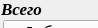
    <widget class="QWidget" name="page_2">
     <property name="geometry">
      <rect>
       <x>0</x>
       <y>0</y>
       <width>98</width>
       <height>28</height>
      </rect>
     </property>
     <attribute name="label">
      <string>Список участников</string>
     </attribute>
     <widget class="QLabel" name="label_dolg_R">
      <property name="geometry">
       <rect>
        <x>10</x>
        <y>370</y>
        <width>221</width>
        <height>21</height>
       </rect>
      </property>
      <property name="font">
       <font>
        <family>Times New Roman</family>
        <pointsize>12</pointsize>
        <weight>75</weight>
        <italic>true</italic>
        <bold>true</bold>
       </font>
      </property>
      <property name="text">
       <string>Игроков без лицензии:</string>
      </property>
     </widget>
     <widget class="QCheckBox" name="checkBox_find_player">
      <property name="geometry">
       <rect>
        <x>10</x>
        <y>430</y>
        <width>211</width>
        <height>20</height>
       </rect>
      </property>
      <property name="font">
       <font>
        <family>Times</family>
        <pointsize>13</pointsize>
        <weight>50</weight>
        <bold>false</bold>
       </font>
      </property>
      <property name="text">
       <string>Поиск спортсмена</string>
      </property>
      <property name="checkable">
       <bool>true</bool>
      </property>
     </widget>
     <widget class="Line" name="line_4">
      <property name="geometry">
       <rect>
        <x>0</x>
        <y>420</y>
        <width>232</width>
        <height>16</height>
       </rect>
      </property>
      <property name="orientation">
       <enum>Qt::Horizontal</enum>
      </property>
     </widget>
     <widget class="QLabel" name="label_predzayavka">
      <property name="geometry">
       <rect>
        <x>10</x>
        <y>400</y>
        <width>221</width>
        <height>21</height>
       </rect>
      </property>
      <property name="font">
       <font>
        <family>Times New Roman</family>
        <pointsize>12</pointsize>
        <weight>75</weight>
        <italic>true</italic>
        <bold>true</bold>
       </font>
      </property>
      <property name="text">
       <string>Игроков по предзаяке:</string>
      </property>
     </widget>
     <widget class="QLabel" name="label_46">
      <property name="geometry">
       <rect>
        <x>1</x>
        <y>0</y>
        <width>231</width>
        <height>17</height>
       </rect>
      </property>
      <property name="font">
       <font>
        <family>Times New Roman</family>
        <pointsize>13</pointsize>
        <weight>75</weight>
        <italic>true</italic>
        <bold>true</bold>
       </font>
      </property>
      <property name="text">
       <string>Всего</string>
      </property>
     </widget>
     <widget class="QWidget" name="layoutWidget">
      <property name="geometry">
       <rect>
        <x>3</x>
        <y>20</y>
        <width>239</width>
        <height>341</height>
       </rect>
      </property>
      <layout class="QVBoxLayout" name="verticalLayout_5">
       <property name="spacing">
        <number>1</number>
       </property>
       <item>
        <layout class="QHBoxLayout" name="horizontalLayout_8">
         <property name="spacing">
          <number>1</number>
         </property>
         <item>
          <layout class="QHBoxLayout" name="horizontalLayout_27">
           <item>
            <widget class="QPushButton" name="Button_add_edit_player">
             <property name="font">
              <font>
               <family>Courier New</family>
               <pointsize>12</pointsize>
               <italic>false</italic>
              </font>
             </property>
             <property name="text">
              <string>Добавить</string>
             </property>
            </widget>
           </item>
           <item>
            <widget class="QPushButton" name="Button_del_player">
             <property name="sizePolicy">
              <sizepolicy hsizetype="Minimum" vsizetype="Fixed">
               <horstretch>0</horstretch>
               <verstretch>0</verstretch>
              </sizepolicy>
             </property>
             <property name="font">
              <font>
               <family>Courier New</family>
               <pointsize>12</pointsize>
               <italic>false</italic>
              </font>
             </property>
             <property name="text">
              <string>Удалить</string>
             </property>
            </widget>
           </item>
          </layout>
         </item>
        </layout>
       </item>
       <item>
        <widget class="QGroupBox" name="groupBox_2">
         <property name="sizePolicy">
          <sizepolicy hsizetype="Preferred" vsizetype="MinimumExpanding">
           <horstretch>0</horstretch>
           <verstretch>0</verstretch>
          </sizepolicy>
         </property>
         <property name="font">
          <font>
           <pointsize>13</pointsize>
           <weight>75</weight>
           <bold>true</bold>
          </font>
         </property>
         <property name="title">
          <string>Фильтр</string>
         </property>
         <widget class="QWidget" name="layoutWidget">
          <property name="geometry">
           <rect>
            <x>3</x>
            <y>28</y>
            <width>231</width>
            <height>117</height>
           </rect>
          </property>
          <layout class="QVBoxLayout" name="verticalLayout_54">
           <property name="spacing">
            <number>1</number>
           </property>
           <item>
            <layout class="QVBoxLayout" name="verticalLayout_6">
             <property name="spacing">
              <number>1</number>
             </property>
             <item>
              <layout class="QHBoxLayout" name="horizontalLayout_24">
               <property name="spacing">
                <number>2</number>
               </property>
               <property name="leftMargin">
                <number>4</number>
               </property>
               <item>
                <widget class="QLabel" name="label_67">
                 <property name="font">
                  <font>
                   <family>Times New Roman</family>
                   <pointsize>12</pointsize>
                   <italic>true</italic>
                  </font>
                 </property>
                 <property name="text">
                  <string>Регионы</string>
                 </property>
                </widget>
               </item>
               <item>
                <widget class="QComboBox" name="comboBox_fltr_region">
                 <property name="sizePolicy">
                  <sizepolicy hsizetype="Expanding" vsizetype="Fixed">
                   <horstretch>0</horstretch>
                   <verstretch>0</verstretch>
                  </sizepolicy>
                 </property>
                 <property name="font">
                  <font>
                   <family>Times New Roman</family>
                   <pointsize>12</pointsize>
                  </font>
                 </property>
                 <property name="editable">
                  <bool>false</bool>
                 </property>
                </widget>
               </item>
              </layout>
             </item>
             <item>
              <layout class="QHBoxLayout" name="horizontalLayout_25">
               <property name="spacing">
                <number>2</number>
               </property>
               <property name="leftMargin">
                <number>12</number>
               </property>
               <item>
                <widget class="QLabel" name="label_75">
                 <property name="font">
                  <font>
                   <family>Times New Roman</family>
                   <pointsize>12</pointsize>
                   <italic>true</italic>
                  </font>
                 </property>
                 <property name="text">
                  <string>Города</string>
                 </property>
                </widget>
               </item>
               <item>
                <widget class="QComboBox" name="comboBox_fltr_city">
                 <property name="sizePolicy">
                  <sizepolicy hsizetype="Expanding" vsizetype="Fixed">
                   <horstretch>0</horstretch>
                   <verstretch>0</verstretch>
                  </sizepolicy>
                 </property>
                 <property name="font">
                  <font>
                   <family>Times New Roman</family>
                   <pointsize>12</pointsize>
                  </font>
                 </property>
                 <property name="editable">
                  <bool>false</bool>
                 </property>
                 <property name="insertPolicy">
                  <enum>QComboBox::InsertAlphabetically</enum>
                 </property>
                </widget>
               </item>
              </layout>
             </item>
             <item>
              <layout class="QHBoxLayout" name="horizontalLayout_26">
               <property name="spacing">
                <number>2</number>
               </property>
               <property name="leftMargin">
                <number>3</number>
               </property>
               <item>
                <widget class="QLabel" name="label_66">
                 <property name="font">
                  <font>
                   <family>Times New Roman</family>
                   <pointsize>12</pointsize>
                   <italic>true</italic>
                  </font>
                 </property>
                 <property name="text">
                  <string>Тренеры</string>
                 </property>
                </widget>
               </item>
               <item>
                <widget class="QComboBox" name="comboBox_fltr_coach">
                 <property name="sizePolicy">
                  <sizepolicy hsizetype="Expanding" vsizetype="Fixed">
                   <horstretch>0</horstretch>
                   <verstretch>0</verstretch>
                  </sizepolicy>
                 </property>
                 <property name="font">
                  <font>
                   <family>Times New Roman</family>
                   <pointsize>12</pointsize>
                  </font>
                 </property>
                 <property name="editable">
                  <bool>false</bool>
                 </property>
                 <property name="insertPolicy">
                  <enum>QComboBox::InsertAlphabetically</enum>
                 </property>
                </widget>
               </item>
              </layout>
             </item>
            </layout>
           </item>
           <item>
            <layout class="QHBoxLayout" name="horizontalLayout_23">
             <property name="spacing">
              <number>1</number>
             </property>
             <item>
              <widget class="QPushButton" name="Button_fltr_list">
               <property name="sizePolicy">
                <sizepolicy hsizetype="Expanding" vsizetype="Fixed">
                 <horstretch>0</horstretch>
                 <verstretch>0</verstretch>
                </sizepolicy>
               </property>
               <property name="font">
                <font>
                 <family>Times New Roman</family>
                 <pointsize>10</pointsize>
                 <italic>true</italic>
                </font>
               </property>
               <property name="text">
                <string>Применить</string>
               </property>
              </widget>
             </item>
             <item>
              <widget class="QPushButton" name="Button_reset_fltr_list">
               <property name="sizePolicy">
                <sizepolicy hsizetype="Expanding" vsizetype="Fixed">
                 <horstretch>0</horstretch>
                 <verstretch>0</verstretch>
                </sizepolicy>
               </property>
               <property name="font">
                <font>
                 <family>Times New Roman</family>
                 <pointsize>10</pointsize>
                 <italic>true</italic>
                </font>
               </property>
               <property name="text">
                <string>Сбросить</string>
               </property>
              </widget>
             </item>
            </layout>
           </item>
          </layout>
         </widget>
        </widget>
       </item>
       <item>
        <widget class="QGroupBox" name="groupBox">
         <property name="sizePolicy">
          <sizepolicy hsizetype="Preferred" vsizetype="Preferred">
           <horstretch>0</horstretch>
           <verstretch>0</verstretch>
          </sizepolicy>
         </property>
         <property name="font">
          <font>
           <pointsize>13</pointsize>
           <weight>75</weight>
           <bold>true</bold>
          </font>
         </property>
         <property name="title">
          <string>Сортировка</string>
         </property>
         <layout class="QHBoxLayout" name="horizontalLayout_7">
          <property name="spacing">
           <number>1</number>
          </property>
          <property name="leftMargin">
           <number>0</number>
          </property>
          <property name="topMargin">
           <number>0</number>
          </property>
          <property name="rightMargin">
           <number>1</number>
          </property>
          <property name="bottomMargin">
           <number>0</number>
          </property>
          <item>
           <widget class="QPushButton" name="Button_sort_Name">
            <property name="font">
             <font>
              <family>Courier New</family>
              <pointsize>10</pointsize>
              <weight>50</weight>
              <bold>false</bold>
             </font>
            </property>
            <property name="text">
             <string>По
алфавиту</string>
            </property>
           </widget>
          </item>
          <item>
           <widget class="QPushButton" name="Button_sort_R">
            <property name="font">
             <font>
              <family>Courier New</family>
              <pointsize>10</pointsize>
              <weight>50</weight>
              <bold>false</bold>
             </font>
            </property>
            <property name="text">
             <string>По
рейтингу</string>
            </property>
           </widget>
          </item>
          <item>
           <widget class="QPushButton" name="Button_sort_mesto">
            <property name="font">
             <font>
              <family>Courier New</family>
              <pointsize>10</pointsize>
              <weight>50</weight>
              <bold>false</bold>
             </font>
            </property>
            <property name="text">
             <string>По 
месту</string>
            </property>
           </widget>
          </item>
         </layout>
        </widget>
       </item>
       <item>
        <layout class="QHBoxLayout" name="horizontalLayout_28">
         <property name="spacing">
          <number>1</number>
         </property>
         <item>
          <layout class="QVBoxLayout" name="verticalLayout_7">
           <property name="spacing">
            <number>0</number>
           </property>
           <property name="leftMargin">
            <number>6</number>
           </property>
           <item>
            <widget class="QCheckBox" name="checkBox_6">
             <property name="font">
              <font>
               <family>Courier New</family>
               <pointsize>11</pointsize>
               <weight>50</weight>
               <bold>false</bold>
              </font>
             </property>
             <property name="text">
              <string>Удаленные</string>
             </property>
             <property name="checkable">
              <bool>true</bool>
             </property>
            </widget>
           </item>
           <item>
            <widget class="QCheckBox" name="checkBox_15">
             <property name="font">
              <font>
               <family>Courier New</family>
               <pointsize>11</pointsize>
               <weight>50</weight>
               <bold>false</bold>
              </font>
             </property>
             <property name="text">
              <string>Предзаявка</string>
             </property>
             <property name="checkable">
              <bool>true</bool>
             </property>
            </widget>
           </item>
           <item>
            <widget class="QCheckBox" name="checkBox_11">
             <property name="font">
              <font>
               <family>Courier New</family>
               <pointsize>11</pointsize>
               <weight>50</weight>
               <bold>false</bold>
              </font>
             </property>
             <property name="text">
              <string>Должники R</string>
             </property>
             <property name="checkable">
              <bool>true</bool>
             </property>
            </widget>
           </item>
          </layout>
         </item>
         <item>
          <layout class="QVBoxLayout" name="verticalLayout_8">
           <property name="spacing">
            <number>1</number>
           </property>
           <property name="leftMargin">
            <number>0</number>
           </property>
           <property name="topMargin">
            <number>0</number>
           </property>
           <property name="rightMargin">
            <number>5</number>
           </property>
           <property name="bottomMargin">
            <number>0</number>
           </property>
           <item>
            <widget class="QPushButton" name="Button_clear_del">
             <property name="font">
              <font>
               <family>Courier New</family>
               <pointsize>12</pointsize>
               <kerning>true</kerning>
              </font>
             </property>
             <property name="text">
              <string>Очистить</string>
             </property>
            </widget>
           </item>
           <item>
            <widget class="QPushButton" name="Button_app">
             <property name="font">
              <font>
               <family>Courier New</family>
               <pointsize>12</pointsize>
              </font>
             </property>
             <property name="text">
              <string>По заявке</string>
             </property>
            </widget>
           </item>
           <item>
            <widget class="QPushButton" name="Button_pay_R">
             <property name="font">
              <font>
               <family>Courier New</family>
               <pointsize>12</pointsize>
               <kerning>true</kerning>
              </font>
             </property>
             <property name="text">
              <string>Оплата</string>
             </property>
            </widget>
           </item>
          </layout>
         </item>
        </layout>
       </item>
      </layout>
     </widget>
    </widget>
